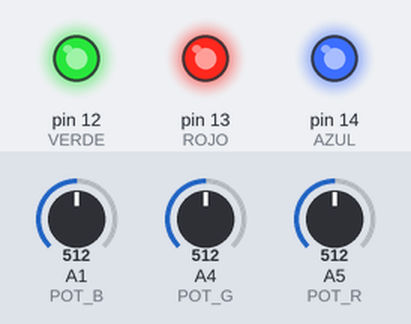
Recording of a sketch running on a simulated Arduino Uno, built with avr-gcc and run on an emulated ATmega328P. On the bench: output pins drawn as LEDs (lit = HIGH). The inputs (shaded band) are chosen by the test bench; at power-on: A1 (POT_B) = 512, A5 (POT_R) = 512, A4 (POT_G) = 512. What the sketch prints to the serial monitor is not drawn.

Above: at 1.2 s.
1.3 s: A1 (POT_B) set to 176
3.3 s: A1 (POT_B) set to 150
5.1 s: A5 (POT_R) set to 169
6.9 s: A5 (POT_R) set to 148
Timing chart, 0 to 9.7 s (numbered marks = the images above; inputs shaded):
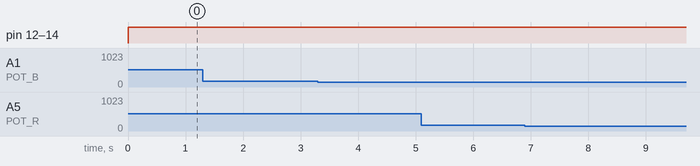

Measured:
- after the input at 1.3 s, every drawn part: stays the same
- after the input at 3.3 s, every drawn part: stays the same
- after the input at 5.1 s, every drawn part: stays the same
- after the input at 6.9 s, every drawn part: stays the same

The sketch:

13_led3Potenciometro.ino
```cpp
#define ROJO 13
#define VERDE 12
#define AZUL 14

#define POT_R 19
#define POT_G 18
#define POT_B 15

int pot_r, pot_g, pot_b;
int led_r, led_g, led_b;

void setup() {
  Serial.begin(115200);

  pinMode(ROJO, OUTPUT);
  pinMode(VERDE, OUTPUT);
  pinMode(AZUL,OUTPUT);

  pinMode(POT_R, INPUT);
  pinMode(POT_G, INPUT);
  pinMode(POT_B, INPUT);
}

void loop() {
  pot_r = analogRead(POT_R);
  led_r = map(pot_r, 0, 4096, 0, 255);
  analogWrite(ROJO, 255 - led_r);

  pot_g = analogRead(POT_G);
  led_g = map(pot_r, 0, 4096, 0, 255);
  analogWrite(VERDE, 255 - led_g);

  pot_b = analogRead(POT_B);
  led_b = map(pot_b, 0, 4096, 0, 255);
  analogWrite(AZUL, 255 - led_r);

  Serial.print("Red: " + String(led_r) + "Green: " + String(led_g) + "Blue: " + String(led_b));
}
```
